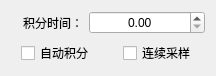
<?xml version="1.0" encoding="UTF-8"?>
<ui version="4.0">
 <class>HSimpleTestSetWidget</class>
 <widget class="QWidget" name="HSimpleTestSetWidget">
  <property name="geometry">
   <rect>
    <x>0</x>
    <y>0</y>
    <width>216</width>
    <height>70</height>
   </rect>
  </property>
  <property name="maximumSize">
   <size>
    <width>16777215</width>
    <height>70</height>
   </size>
  </property>
  <property name="windowTitle">
   <string>Form</string>
  </property>
  <layout class="QFormLayout" name="formLayout">
   <item row="0" column="0">
    <widget class="QLabel" name="label_001">
     <property name="minimumSize">
      <size>
       <width>72</width>
       <height>24</height>
      </size>
     </property>
     <property name="text">
      <string>积分时间：</string>
     </property>
     <property name="scaledContents">
      <bool>false</bool>
     </property>
     <property name="alignment">
      <set>Qt::AlignRight|Qt::AlignTrailing|Qt::AlignVCenter</set>
     </property>
    </widget>
   </item>
   <item row="0" column="1">
    <widget class="QDoubleSpinBox" name="doubleSpinBox_01">
     <property name="alignment">
      <set>Qt::AlignCenter</set>
     </property>
    </widget>
   </item>
   <item row="1" column="0" colspan="2">
    <layout class="QHBoxLayout" name="horizontalLayout">
     <property name="spacing">
      <number>9</number>
     </property>
     <item>
      <spacer name="horizontalSpacer_01">
       <property name="orientation">
        <enum>Qt::Horizontal</enum>
       </property>
       <property name="sizeHint" stdset="0">
        <size>
         <width>0</width>
         <height>20</height>
        </size>
       </property>
      </spacer>
     </item>
     <item>
      <widget class="QCheckBox" name="checkBox_01">
       <property name="sizePolicy">
        <sizepolicy hsizetype="Minimum" vsizetype="Fixed">
         <horstretch>0</horstretch>
         <verstretch>0</verstretch>
        </sizepolicy>
       </property>
       <property name="text">
        <string>自动积分</string>
       </property>
      </widget>
     </item>
     <item>
      <spacer name="horizontalSpacer_02">
       <property name="orientation">
        <enum>Qt::Horizontal</enum>
       </property>
       <property name="sizeHint" stdset="0">
        <size>
         <width>20</width>
         <height>20</height>
        </size>
       </property>
      </spacer>
     </item>
     <item>
      <widget class="QCheckBox" name="checkBox_02">
       <property name="sizePolicy">
        <sizepolicy hsizetype="Minimum" vsizetype="Fixed">
         <horstretch>0</horstretch>
         <verstretch>0</verstretch>
        </sizepolicy>
       </property>
       <property name="text">
        <string>连续采样</string>
       </property>
      </widget>
     </item>
     <item>
      <spacer name="horizontalSpacer_09">
       <property name="orientation">
        <enum>Qt::Horizontal</enum>
       </property>
       <property name="sizeHint" stdset="0">
        <size>
         <width>0</width>
         <height>20</height>
        </size>
       </property>
      </spacer>
     </item>
    </layout>
   </item>
  </layout>
 </widget>
 <resources/>
 <connections/>
</ui>
